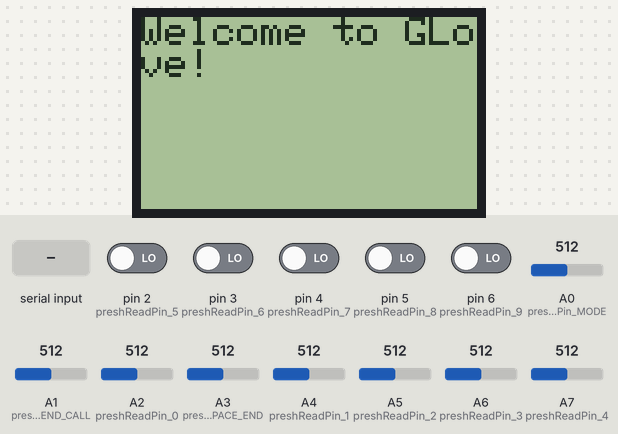
A sketch run on a simulated Arduino Nano, built with avr-gcc and run on an emulated ATmega328P. On the bench: 84×48 one-colour display. The inputs (shaded band) are chosen by the test bench; at power-on: pin 2 (preshReadPin_5), pin 3 (preshReadPin_6), pin 4 (preshReadPin_7), pin 5 (preshReadPin_8), pin 6 (preshReadPin_9) LOW, A0 (preshReadPin_MODE) = 512, A1 (preshReadPin_SEND_CALL) = 512, A2 (preshReadPin_0) = 512, A3 (preshReadPin_BACKSPACE_END) = 512, A4 (preshReadPin_1) = 512, A5 (preshReadPin_2) = 512, A6 (preshReadPin_3) = 512, A7 (preshReadPin_4) = 512. The display library's start-up logo is not drawn; what the sketch prints to the serial monitor is not drawn.

Above: at 1.3 s.
1.4 s: "1\n" received over Serial
At 2.2 s:
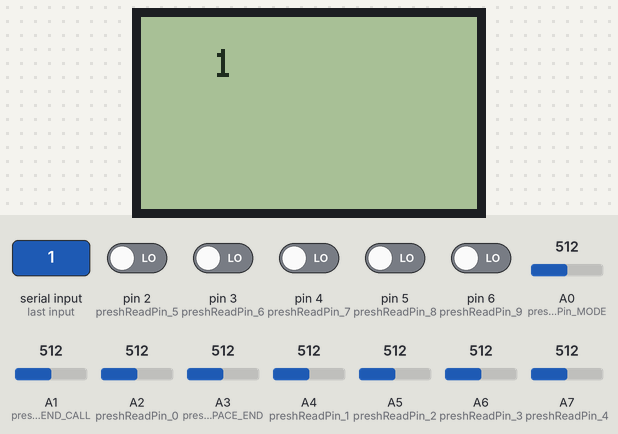
2.9 s: byte 10 ('\n') received over Serial
At 3.2 s:
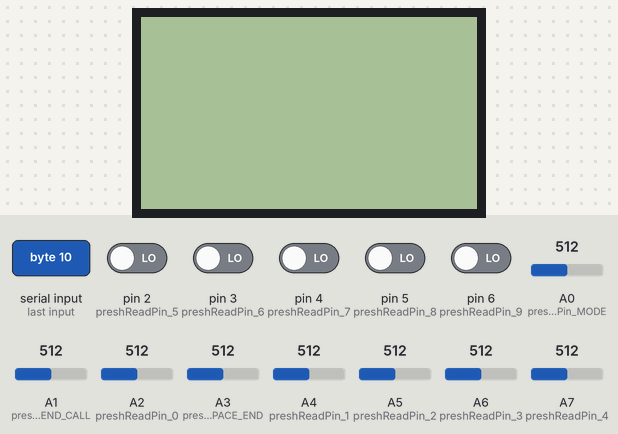
6.4 s: "2\n" received over Serial
At 7.6 s:
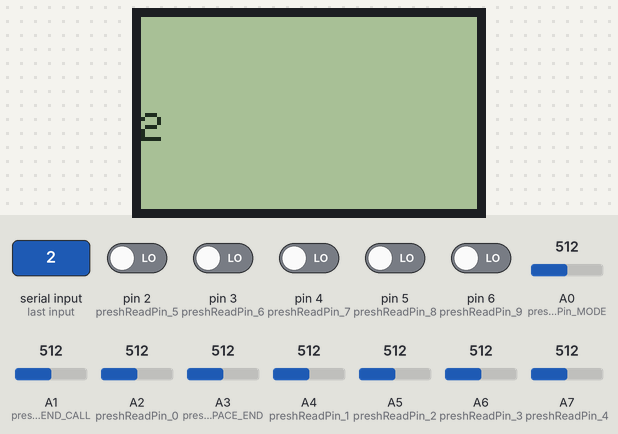
Timing chart, 0 to 8.9 s (numbered marks = the images above; inputs shaded):
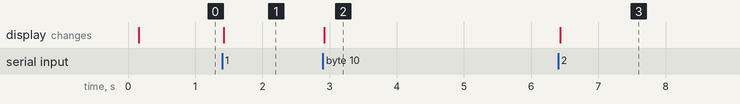

The sketch:

mainProject.ino
```cpp
// This is a test for using the digital and analog pressure sensors for our project.
//
// Usage: Connect a phone to the bluetooth module.
//        If you have our GLove android app, then you'll be able to call by sending data
//        through the pressure sensors.

// initialize the library with the numbers of the interface pins


//// Sensors
// Define the mappings in the sensor array
// ***NOTE IF YOU CHANGE THESE, CHANGE readSensorInputs() accordingly.
#define preshReadPin_0 A2
#define preshReadPin_1 A4
#define preshReadPin_2 A5
#define preshReadPin_3 A6
#define preshReadPin_4 A7
#define preshReadPin_MODE A0
#define preshReadPin_SEND_CALL A1
#define preshReadPin_BACKSPACE_END A3

#define preshReadPin_5 2
#define preshReadPin_6 3
#define preshReadPin_7 4
#define preshReadPin_8 5
#define preshReadPin_9 6

// Array of the sensor data for multiplexed inputs.
int sensorArray[13];

// The threshold for Analog Data
int preshAnalogThresh = 200;

//// LCD Control
#include <Adafruit_GFX.h>
#include <Adafruit_PCD8544.h>

#define LCD_BUFFER_SIZE 84

// Liquid Crystal display:
//char lcdBuffer[LCD_BUFFER_SIZE]; // 14 x 6
String lcdData;

Adafruit_PCD8544 display = Adafruit_PCD8544(13, 11, 9, 10, 8);

/*
Pin Mappings:
Adafruit -> Arduino
1 VCC        VCC
2 GND        GND
3 SCE        D10
4 RST        D8
5 DC         D9
6 DN(MOSI)   D11
7 SCLK       D13
8 LED        VCC
*/

// Don't know what these do
#define NUMFLAKES 10
#define XPOS 0
#define YPOS 1
#define DELTAY 2

#define LOGO16_GLCD_HEIGHT 48
#define LOGO16_GLCD_WIDTH  84


//// Configurable Parameters
// Character Tracking Variables
#define NO_INPUT_CHAR 'E'
#define MODE_CHAR 'M'
#define SEND_CALL_CHAR '#'
#define BACKSPACE_END_CHAR '*'

char lastCharRead = NO_INPUT_CHAR;
char currCharRead = NO_INPUT_CHAR;
int charCounter = 0;

#define LCD_DEBUG false

// DO NOT MAKE THESE EQUAL
#define MAX_COUNTER 1000
#define HOLD_THRESHOLD 50

// The digital pin for the led
#define boardled 13


/////// Temporary Variables (Replace these later!)
int numblinks = 0;
// WATCH OUT: This depends on cycle delay. It's not in seconds or ms.
boolean holdMessageSent = false;

int currBufferIndex = 0;

void setup() {
  // The board LED will not work while the LCD is in use because it's SCLK
  pinMode(boardled, OUTPUT);

  pinMode(preshReadPin_8, INPUT);
  pinMode(preshReadPin_9, INPUT);
  pinMode(preshReadPin_MODE, INPUT);
  pinMode(preshReadPin_SEND_CALL, INPUT);
  pinMode(preshReadPin_BACKSPACE_END, INPUT);


  Serial.begin(9600);

  // Needs to happen after Serial.begin();
  LCDsetup();
}

void loop() {

  readSensorInputs();

  // DEBUG: data reads from pressure inputs.
  //printPressureReads();

  parseSensorInputsAndSend();

  readSerialToLCD();

  delay(10);
}

void parseSensorInputsAndSend() {
  // Translate the reading to a character.
  // This is where the character priorities are defined.
  if (sensorArray[10] == HIGH) {
    currCharRead = MODE_CHAR; // MODE Switch
  } else if (sensorArray[0] == HIGH) {
    currCharRead = '0';
  } else if (sensorArray[1] == HIGH) {
    currCharRead = '1';
  } else if (sensorArray[2] == HIGH) {
    currCharRead = '2';
  } else if (sensorArray[3] == HIGH) {
    currCharRead = '3';
  } else if (sensorArray[4] == HIGH) {
    currCharRead = '4';
  } else if (sensorArray[5] == HIGH) {
    currCharRead = '5';
  } else if (sensorArray[6] == HIGH) {
    currCharRead = '6';
  } else if (sensorArray[7] == HIGH) {
    currCharRead = '7';
  } else if (sensorArray[8] == HIGH) {
    currCharRead = '8';
  } else if (sensorArray[9] == HIGH) {
    currCharRead = '9';
  } else if (sensorArray[11] == HIGH) {
    currCharRead = SEND_CALL_CHAR; // CALL
  } else if (sensorArray[12] == HIGH) {
    currCharRead = BACKSPACE_END_CHAR;
  } else {
    currCharRead = NO_INPUT_CHAR;
  }

  // Key Down Action
  if (currCharRead != lastCharRead && lastCharRead == NO_INPUT_CHAR) {
    charCounter = 0;
  }
  // Key Up Action
  else if (currCharRead != lastCharRead && currCharRead == NO_INPUT_CHAR) {
    if (!holdMessageSent) {
      sendMessage(String(lastCharRead));
    }
    charCounter = 0;
  }
  // Change Key Action
  else if (currCharRead != lastCharRead && currCharRead != NO_INPUT_CHAR) {
    charCounter = 0;
  }
  // Hold multiple keys Action
  else if (sensorArray[5] == HIGH && sensorArray[6] == HIGH && sensorArray[7] == HIGH) {
    //holdMessageSent = true;
  }
  // Key Hold Action
  else {
    if (charCounter == HOLD_THRESHOLD && currCharRead != NO_INPUT_CHAR) {
      sendMessage(String(String('h') + String(lastCharRead)));
      //sendMessage(String(lastCharRead));
      holdMessageSent = true;
    }

    charCounter = charCounter + 1;
    // Accounts for overflow
    charCounter = (charCounter < MAX_COUNTER) ? charCounter : MAX_COUNTER;
  }
  lastCharRead = currCharRead;

  // Indicates if we have exceeded a hold threshold.
  if (charCounter > HOLD_THRESHOLD) {
    digitalWrite(boardled, HIGH);   // turn the LED on (HIGH is the voltage level)
  } else {
    digitalWrite(boardled, LOW);
  }

  if (currCharRead == NO_INPUT_CHAR) {
    holdMessageSent = false;
  }
}


/*
void callModeLoop() {

}

void textModeLoop() {

}*/

void readSensorInputs() {
  sensorArray[0] = (analogRead(preshReadPin_0) > preshAnalogThresh) ? HIGH : LOW;
  sensorArray[1] = (analogRead(preshReadPin_1) > preshAnalogThresh) ? HIGH : LOW;
  sensorArray[2] = (analogRead(preshReadPin_2) > preshAnalogThresh) ? HIGH : LOW;
  sensorArray[3] = (analogRead(preshReadPin_3) > preshAnalogThresh) ? HIGH : LOW;
  sensorArray[4] = (analogRead(preshReadPin_4) > preshAnalogThresh) ? HIGH : LOW;
  sensorArray[10] = (analogRead(preshReadPin_MODE) > preshAnalogThresh) ? HIGH : LOW;
  sensorArray[11] = (analogRead(preshReadPin_SEND_CALL) > preshAnalogThresh) ? HIGH : LOW;
  sensorArray[12] = (analogRead(preshReadPin_BACKSPACE_END) > preshAnalogThresh) ? HIGH : LOW;

  sensorArray[5] = digitalRead(preshReadPin_5);
  sensorArray[6] = digitalRead(preshReadPin_6);
  sensorArray[7] = digitalRead(preshReadPin_7);
  sensorArray[8] = digitalRead(preshReadPin_8);
  sensorArray[9] = digitalRead(preshReadPin_9);
}

void sendMessage(String message) {
  Serial.println(message);

  if (LCD_DEBUG) {
    LCDprintToScreen(message);
  }
}

void blink(int numBlinks, int bDelay) {
  while (numBlinks > 0){
    digitalWrite(boardled, HIGH);   // turn the LED on (HIGH is the voltage level)
    delay(bDelay);
    digitalWrite(boardled, LOW);   // turn the LED on (HIGH is the voltage level)
    delay(bDelay);
    numBlinks--;
  }
}

/*
void printPressureReads() {

}*/

// Be careful not to leave it on longer than you have to, else you will get pixel burn.
void LCDsetup() {
  pinMode(boardled, INPUT);

  display.begin();
  // init done

  // you can change the contrast around to adapt the display
  // for the best viewing!
  display.setContrast(50);

  display.display(); // show splashscreen
  delay(100);
  display.clearDisplay();   // clears the screen and buffer

  LCDprintToScreen("Welcome to GLove!");
}

// LCD Screen Control
void LCDprintToScreen(String lcdText)
{
  display.print(lcdText);
  display.display();
  delay(10);
  display.clearDisplay();
}

void readSerialToLCD() {
  // send data only when you receive data:
  if (Serial.available() > 0) {

    // read the incoming byte:
    char incomingChar = Serial.read();
    //sendMessage(String(incomingChar));

    if (incomingChar == 0) {
      lcdData += '\n';
    } else {
      lcdData += incomingChar;
    }

    currBufferIndex++;

    if (currBufferIndex >= LCD_BUFFER_SIZE || incomingChar == '\n') {
      LCDprintToScreen(lcdData);
      lcdData = String("");
      currBufferIndex = 0;
    }
  }
}

// serialEvent
/*void serialEvent(){
//statements
}*/
```

Measured:
- after the input at 1.4 s, the display: changes at once (image 1)
- after the input at 2.9 s, the display: changes at once (image 2)
- after the input at 6.4 s, the display: changes at once (image 3)
